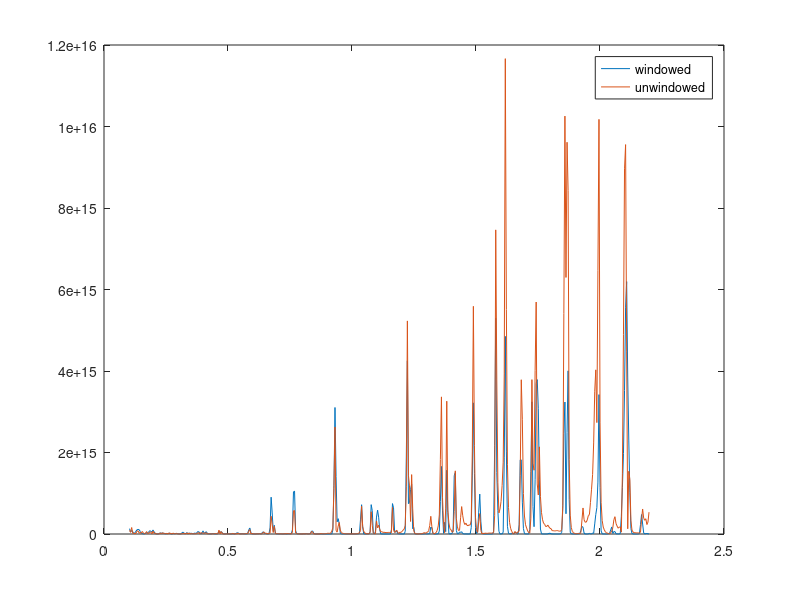

This chart was generated by the following MATLAB code:
load('freq_axis.txt')
load('power_spectrum_windowed.txt')
load('power_spectrum_unwindowed.txt')
plot(freq_axis, power_spectrum_windowed)
hold on
plot(freq_axis, power_spectrum_unwindowed)
legend("windowed", "unwindowed")